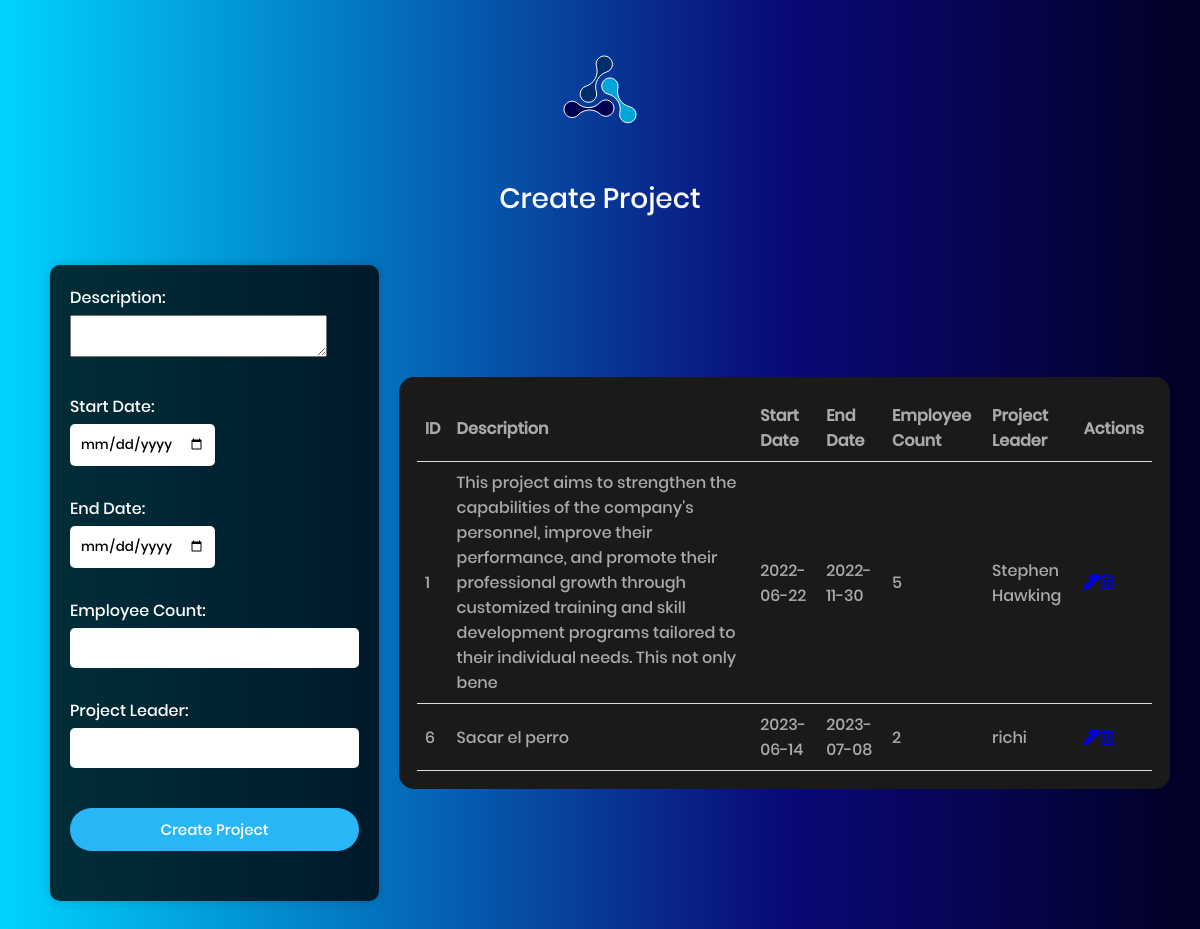
Page /proyecto1.php on the committed database.
### tables this page shows
CREATE TABLE `projects` (
  `id_pro` int(11) NOT NULL,
  `description` varchar(255) DEFAULT NULL,
  `start_date` date DEFAULT NULL,
  `end_date` date DEFAULT NULL,
  `employee_count` int(11) DEFAULT NULL,
  `project_leader` varchar(100) DEFAULT NULL
);

### proyecto1.php (the view, shortened to what this page needs)
<?php
include("db.php");
?>
<!DOCTYPE html>
<html lang="en">
<head>
    <link rel="stylesheet" href="https://cdnjs.cloudflare.com/ajax/libs/font-awesome/5.15.3/css/all.min.css">
    <link rel="stylesheet" href="css/style.css">
</head>
<!DOCTYPE html>
<html lang="en">
<head>
    <link rel="stylesheet" href="https://cdnjs.cloudflare.com/ajax/libs/font-awesome/5.15.3/css/all.min.css">
    <link rel="stylesheet" href="css/style.css">
</head>
<body>
    <div class="container2">
    </div>
    <div class="title-subtitle">
        <span class="welcome-text">Create Project</span>
    </div>
    <div class="container3">
        <form method="POST" action="<?php echo $_SERVER["PHP_SELF"]; ?>" style="margin: 20px;">
            <div class="form-group">
                <label for="description">Description:</label>
                <textarea id="description" name="description" required></textarea>
            </div>
            <div class="form-group">
                <label for="start_date">Start Date:</label>
                <input type="date" id="start_date" name="start_date" required>
            </div>
            <div class="form-group">
                <label for="end_date">End Date:</label>
                <input type="date" id="end_date" name="end_date" required>
            </div>
            <div class="form-group">
                <label for="employee_count">Employee Count:</label>
                <input type="number" id="employee_count" name="employee_count" required>
            </div>
            <div class="form-group">
                <label for="project_leader">Project Leader:</label>
                <input type="text" id="project_leader" name="project_leader" required>
            </div>
            <div class="form-group">
                <button type="submit">Create Project</button>
            </div>
        </form>
        <div class="info">
            <?php
            $sql = "SELECT * FROM projects";
            $stmt = $conn->query($sql);
            if ($stmt->rowCount() > 0) {
                echo "<table class='project-table'>";
                echo "<tr><th>ID</th><th>Description</th><th>Start Date</th><th>End Date</th><th>Employee Count</th><th>Project Leader</th><th>Actions</th></tr>";
                while ($row = $stmt->fetch(PDO::FETCH_ASSOC)) {
                    echo "<tr>";
                    echo "<td>" . $row["id_pro"] . "</td>";
                    echo "<td>" . $row["description"] . "</td>";
                    echo "<td>" . $row["start_date"] . "</td>";
                    echo "<td>" . $row["end_date"] . "</td>";
                    echo "<td>" . $row["employee_count"] . "</td>";
                    echo "<td>" . $row["project_leader"] . "</td>";
                    echo "<td>";
                    echo "<a href='edit_project.php?id=" . $row['id_pro'] . "' >";
                    echo "<i class='fas fa-marker'></i>";
                    echo "</a>";
                    echo "<a href='delete_project.php?id=" . $row['id_pro'] . "' >";
                    echo "<i class='far fa-trash-alt'></i>";
                    echo "</a>";
                    echo "</td>";
                    echo "</tr>";
                }
                echo "</table>";
            } else {
                echo "No se encontraron datos.";
            }
            ?>
        </div>
    </div>
</body>
</html>

### css/style.css (style rules this page uses)
* { margin: 0; padding: 0; font-family: Poppins-Medium; box-sizing: border-box; }
html, body { margin: 0; font-family: Poppins-Medium; color: #aca9a9; height: 100%; }
body { background: rgb(2, 0, 36); background: -moz-linear-gradient(270deg, rgba(2, 0, 36, 1) 0%, rgba(9, 9, 121, 1) 35%, rgba(0, 212, 255, 1) 100%); background: -webkit-linear-gradient(270deg, rgba(2, 0, 36, 1) 0%, rgba(9, 9, 121, 1) 35%, rgba(0, 212, 255, 1) 100%); background: linear-gradient(270deg, rgba(2, 0, 36, 1) 0%, rgba(9, 9, 121, 1) 35%, rgba(0, 212, 255, 1) 100%); filter: progid:DXImageTransform.Microsoft.gradient(startColorstr="#020024", endColorstr="#00d4ff", GradientType=1); }
a { text-decoration: none; }
.container2 { display: flex; justify-content: center; align-items: center; margin: 20px; padding-top: 5px; }
.container3 { display: flex; justify-content: center; align-items: center; margin: 0 20px; padding: 10px; }
form { background-color: rgba(0, 0, 0, 0.774); backdrop-filter: blur(10px); padding: 20px; border-radius: 10px; box-shadow: 0 0 10px rgba(0, 0, 0, 0.2); }
.form-group { margin-bottom: 30px; }
label { color: #fff; display: block; margin-bottom: 5px; font-family: Poppins-Medium; }
input { padding: 10px; border: none; border-radius: 5px; display: flex; font-family: Poppins-Medium; }
button { width: 100%; padding: 10px; border: none; border-radius: 50px; background-color: #29B6F6; color: #ffffff; cursor: pointer; margin-top: 10px; font-size: 15px; font-family: Poppins-Medium; }
.title-subtitle { justify-content: center; padding: 5px; text-align: center; padding-bottom: 15px; }
.welcome-text { color: rgb(255, 255, 255); font-size: 28px; }
.info { max-width: 95%; background: #1B1A1A; border-radius: 15px; padding: 18px; }
.project-table { width: 100%; border-collapse: collapse; }
.project-table th, .project-table td { padding: 8px; text-align: left; border-bottom: 1px solid #ddd; }

### rows in the picture
projects: id_pro "1", description "This project aims to strengthen the capabilities of the company's personnel, improve their performance, and promote their professional growth through customized training and skill development programs tailored to their individual needs. This not only bene", start_date "2022-06-22", end_date "2022-11-30", employee_count "5", project_leader "Stephen Hawking"
projects: id_pro "6", description "Sacar el perro", start_date "2023-06-14", end_date "2023-07-08", employee_count "2", project_leader "richi"
